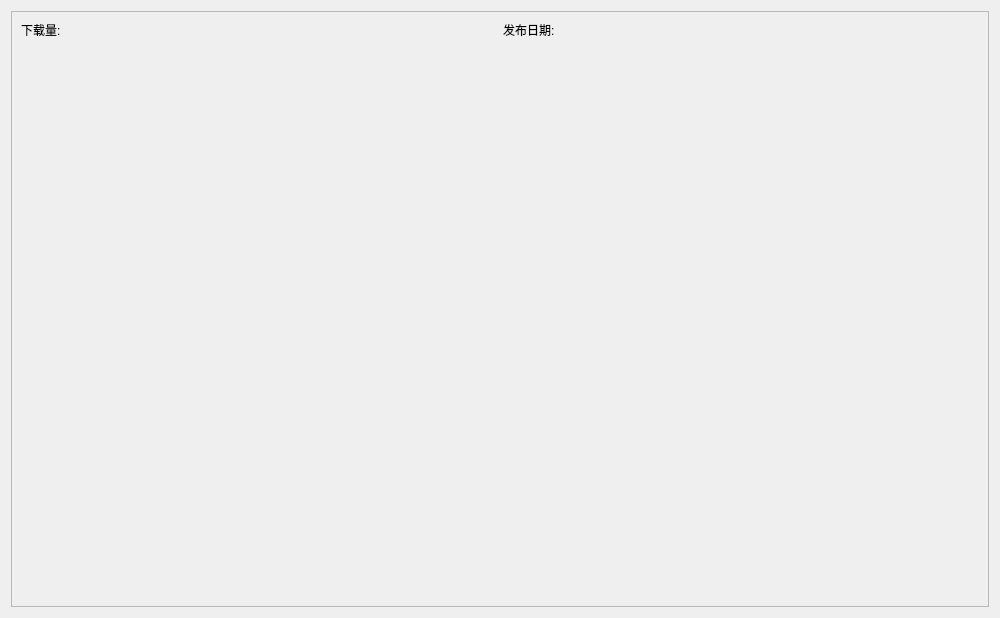
<?xml version="1.0" encoding="UTF-8"?>
<ui version="4.0">
 <class>ModrinthVersion</class>
 <widget class="QWidget" name="ModrinthVersion">
  <property name="geometry">
   <rect>
    <x>0</x>
    <y>0</y>
    <width>1000</width>
    <height>618</height>
   </rect>
  </property>
  <property name="windowTitle">
   <string>ModrinthVersion</string>
  </property>
  <layout class="QGridLayout" name="gridLayout">
   <item row="0" column="0">
    <widget class="ScrollArea" name="scrollArea">
     <property name="widgetResizable">
      <bool>true</bool>
     </property>
     <widget class="QWidget" name="scrollAreaWidgetContents">
      <property name="geometry">
       <rect>
        <x>0</x>
        <y>0</y>
        <width>980</width>
        <height>598</height>
       </rect>
      </property>
      <layout class="QGridLayout" name="gridLayout_2">
       <item row="1" column="0">
        <widget class="HeaderCardWidget" name="depend_group">
         <property name="frameShape">
          <enum>QFrame::Shape::StyledPanel</enum>
         </property>
         <property name="frameShadow">
          <enum>QFrame::Shadow::Raised</enum>
         </property>
        </widget>
       </item>
       <item row="0" column="0">
        <layout class="QGridLayout" name="gridLayout_3">
         <item row="0" column="0">
          <widget class="QLabel" name="label">
           <property name="text">
            <string>下载量:</string>
           </property>
          </widget>
         </item>
         <item row="0" column="2">
          <widget class="QLabel" name="label_2">
           <property name="text">
            <string>发布日期:</string>
           </property>
          </widget>
         </item>
         <item row="0" column="1">
          <widget class="QLabel" name="downloads_label">
           <property name="text">
            <string/>
           </property>
          </widget>
         </item>
         <item row="0" column="3">
          <widget class="QLabel" name="date_published_label">
           <property name="text">
            <string/>
           </property>
          </widget>
         </item>
        </layout>
       </item>
       <item row="3" column="0">
        <spacer name="verticalSpacer">
         <property name="orientation">
          <enum>Qt::Orientation::Vertical</enum>
         </property>
         <property name="sizeHint" stdset="0">
          <size>
           <width>20</width>
           <height>40</height>
          </size>
         </property>
        </spacer>
       </item>
       <item row="2" column="0">
        <widget class="GroupHeaderCardWidget" name="file_group">
         <property name="frameShape">
          <enum>QFrame::Shape::StyledPanel</enum>
         </property>
         <property name="frameShadow">
          <enum>QFrame::Shadow::Raised</enum>
         </property>
        </widget>
       </item>
      </layout>
     </widget>
    </widget>
   </item>
  </layout>
 </widget>
 <customwidgets>
  <customwidget>
   <class>HeaderCardWidget</class>
   <extends>QFrame</extends>
   <header>qfluentwidgets</header>
   <container>1</container>
  </customwidget>
  <customwidget>
   <class>GroupHeaderCardWidget</class>
   <extends>QFrame</extends>
   <header>qfluentwidgets</header>
   <container>1</container>
  </customwidget>
  <customwidget>
   <class>ScrollArea</class>
   <extends>QScrollArea</extends>
   <header>qfluentwidgets</header>
   <container>1</container>
  </customwidget>
 </customwidgets>
 <resources/>
 <connections/>
</ui>
